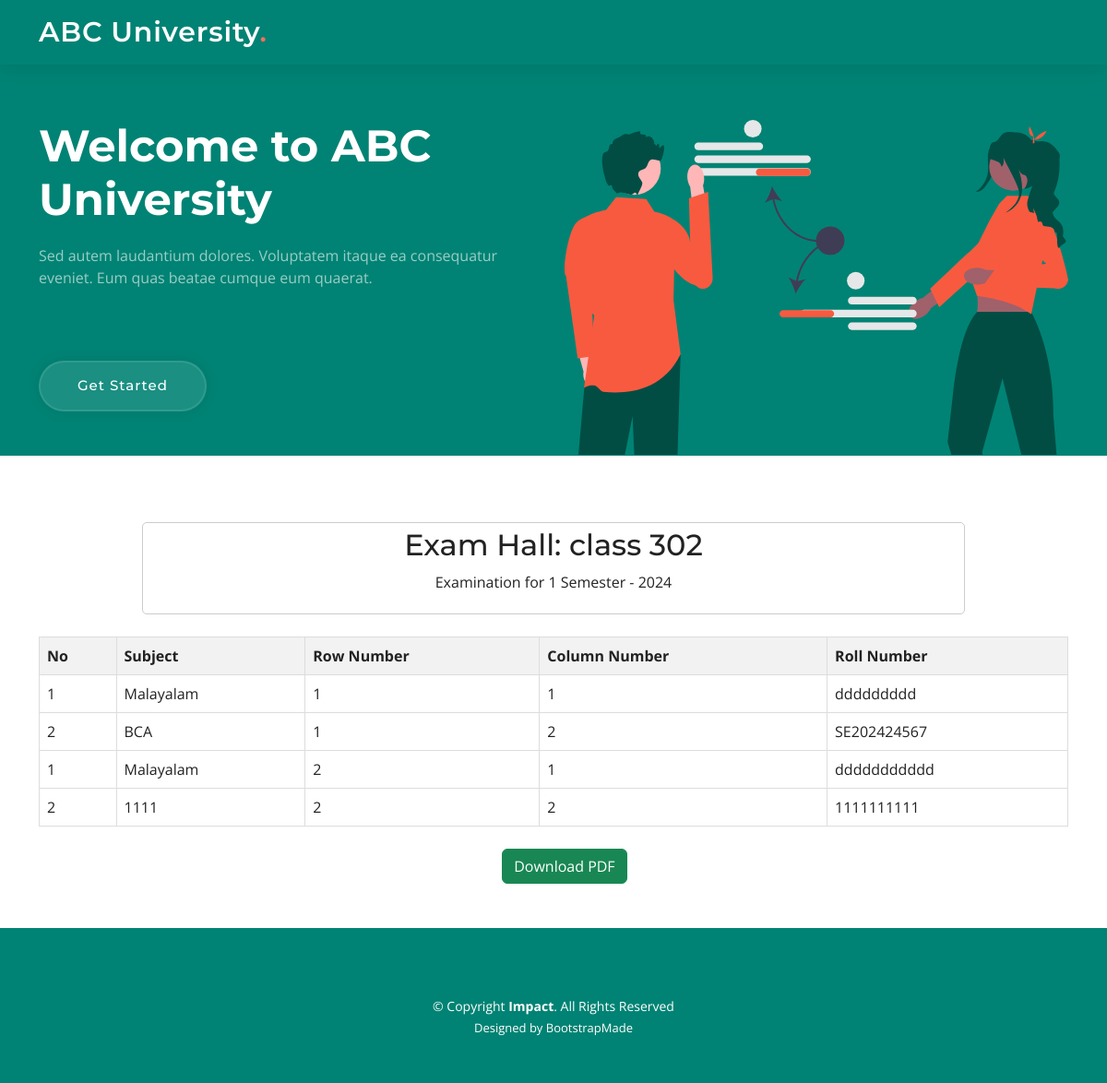
The page /exam/42 on the database its author committed.
### exam/models.py (models this page shows, shortened)
class ExamHall(models.Model):
    name = models.CharField(max_length=100)

class Data(models.Model):
    exam_hall = models.ForeignKey(ExamHall, on_delete=models.CASCADE, null=True, blank=True)
    subject_name = models.CharField(max_length=100)
    roll_number = models.CharField(max_length=50, null=True, blank=True)  # New field for roll numbers
    row_number = models.IntegerField()
    column_number = models.IntegerField()
    student = models.ForeignKey(Student, on_delete=models.CASCADE, null=True, blank=True)

### exam/views.py (the view)
# urls.py: path('exam/<int:id>', views.ExamList, name='exam_list'),
def ExamList(request, id):
    data_cols = Data.objects.all()
    exam = GereratingExam.objects.get(id=id)
    data_rows = GereratingExam.objects.filter(id=id)
    data_full = GereratingExam.objects.all()
    exam_halls_dict = {}
    for data in data_rows:
        for hall in data.hall.all():
            exam_hall_name = hall.exam_hall.name
            if exam_hall_name not in exam_halls_dict:
                exam_halls_dict[exam_hall_name] = []
            exam_halls_dict[exam_hall_name].append({
                'row_number': hall.row_number,
                'column_number': hall.column_number,
                'subject_name': hall.subject_name,
                'roll_number': hall.roll_number,
            })
    for hall, rows in exam_halls_dict.items():
        rows.sort(key=itemgetter('row_number'))
        grouped_rows = []
        for row_number, group in groupby(rows, key=itemgetter('row_number')):
            grouped_rows.append(list(group))
        exam_halls_dict[hall] = grouped_rows
    return render(request, 'examlist.html', {'exam_halls_dict': exam_halls_dict, 'exam_id': id,'semester': exam.semester })

### templates/examlist.html (shortened to what this page needs)
{% extends "base.html" %}
{% load static %}
{% block content %}
        <div class="container my-5">
            {% for exam_hall, rows in exam_halls_dict.items %}
            <br>
            <center>
            <div style="
                border: 1px solid #ccc;
                border-radius: 5px;
                width:80%;
                display:flex;
                justify-content:center;
                flex-direction:column;
                align-items:center;
                height:100px;">
                <h2>Exam Hall: {{ exam_hall }}</h2>
                <p>Examination for {{ semester }} Semester - 2024</p>           </div>
        </center>
            <br>
            <table border="">
                <tr>
                    <th>No</th>
                    <th>Subject</th>
                    <th>Row Number</th>
                    <th>Column Number</th>
                    <th>Roll Number</th>
                </tr>
                {% for row_group in rows %}
                    {% for row in row_group %}
                    <tr>
                        <td>{{ forloop.counter }}</td>
                        <td>{{ row.subject_name }}</td>
                        <td>{{ row.row_number }}</td>
                        <td>{{ row.column_number }}</td>
                        <td>{{ row.roll_number }}</td>
                    </tr>
                    {% endfor %}
                {% endfor %}
            </table>
            {% endfor %}
            <a href="{% url 'pdf' exam_id %}" class="btn btn-success mt-4 " style="position:relative; left:45%;">Download PDF</a>
        </div>
    {% endblock content %}

### static/assets/css/main.css (style rules this page uses)
:root { --font-default: "Open Sans", system-ui, -apple-system, "Segoe UI", Roboto, "Helvetica Neue", Arial, "Noto Sans", "Liberation Sans", sans-serif, "Apple Color Emoji", "Segoe UI Emoji", "Segoe UI Symbol", "Noto Color Emoji"; --font-primary: "Montserrat", sans-serif; --font-secondary: "Poppins", sans-serif; }
:root { --color-default: #222222; --color-primary: #008374; --color-secondary: #f85a40; }
:root { scroll-behavior: smooth; }
body { font-family: var(--font-default); color: var(--color-default); }
a { color: var(--color-primary); text-decoration: none; }
h1, h2, h3, h4, h5, h6 { font-family: var(--font-primary); }

### templates/examlist.html (style rules this page uses)
table { width: 100%; border-collapse: collapse; }
th, td { border: 1px solid #ddd; padding: 8px; text-align: left; }
th { background-color: #f2f2f2; }

### rows shown on the page
ExamHall: exam_halls_dict "class 302"
Data: subject_name "Malayalam", roll_number "ddddddddd"
Data: subject_name "BCA", roll_number "SE202424567"
Data: subject_name "Malayalam", roll_number "ddddddddddd"
Data: subject_name "1111", roll_number "1111111111"

### other values the page prints
{{ semester }} "1"
{{ row.row_number }} "1" "1" "2" "2"
{{ row.column_number }} "1" "2" "1" "2"
